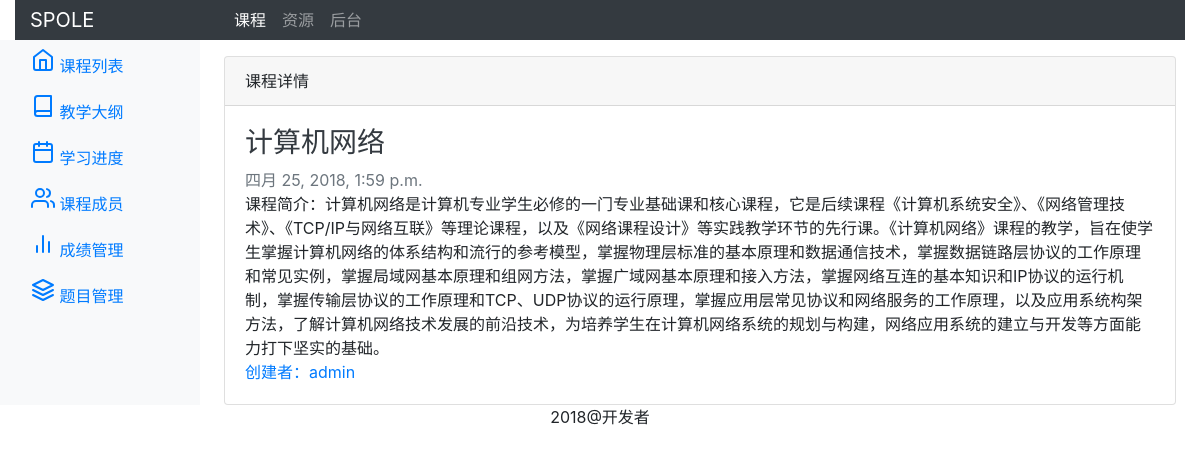
The app's page /cms/course/1/, older data.
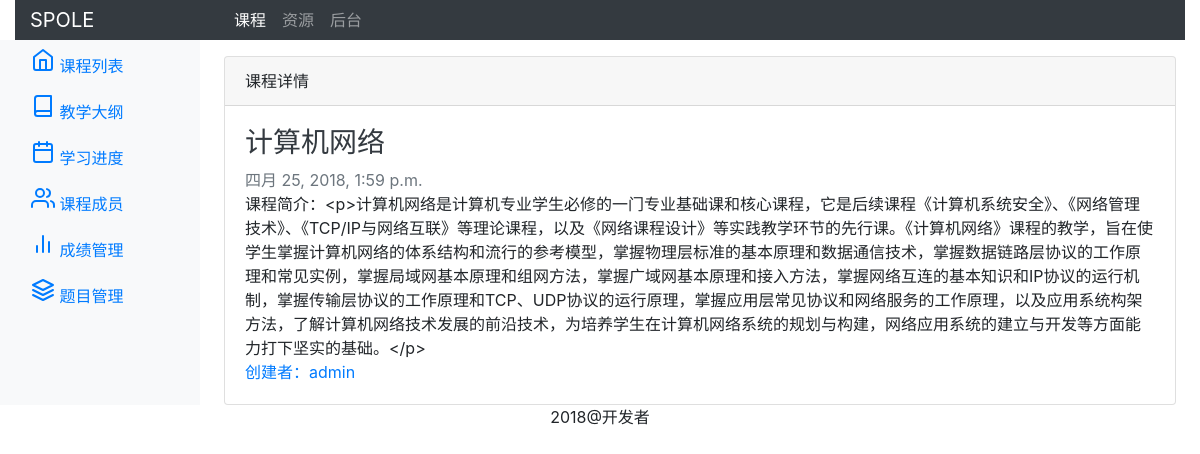
The same page, newer data.
### cms/models.py (models this page shows, shortened)
class Course(models.Model):
    name = models.CharField(max_length=300,verbose_name='课程名称')
    code = models.CharField(max_length=300,verbose_name='课程代码')
    introduction = RichTextUploadingField(verbose_name='课程简介')#引入ckeditor编辑器
    picture = models.ImageField(verbose_name='课程封面')
    term = models.CharField(max_length=300,verbose_name='学期代码')
    author = models.ForeignKey(User,on_delete=models.CASCADE,\
      related_name="courses",default=None,verbose_name='创建者')#外键型字段
    created = models.DateTimeField(auto_now_add=True)
    class Meta:
        verbose_name_plural = '课程'

### cms/views.py (the view)
# urls.py: path('course/<int:course_id>/',views.course_show,name="course_show"),#显示课程内容
def course_show(request,course_id):
    course = Course.objects.get(id=course_id)
    return render(request, "course_content.html",{"course":course,"course_id":course_id})

### cms/templates/course_content.html (shortened to what this page needs)
{% extends "base_cms.html" %}
{% block content %}
<div class="card">
    <div class="card-header">课程详情</div>
    <div class="card-body">
      <h3>
        <a class="text-dark">{{course.name}}</a>
      </h3>
      <div class="text-muted">{{course.created}}</div>
      <p class="card-text mb-auto">课程简介：{{course.introduction}}</p>
      <a href="#">创建者：{{course.author}}</a>
    </div>
</div>
{% endblock %}

Row changes from the older to the newer data that the page shows:
changed Course "计算机网络": introduction "计算机网络是计算机专业学生必修的一门专业基础课和核心课程，它是后续课程《计算机系统安全》、《网络管理技术》、《TCP/IP与网络互联》等理论课程，以及《网络课程设计》等实践教学环节的先行课。《计算机网络》课程的教学，旨在使学生掌握计算机网络的体系结构和流行的参考模型，掌握物理层标准的基本原理和数据通信技术，掌握数据链路层协议的工作原理和常见实例，掌握局域网基本原理和组网方法，掌握广域网基本原理和接入方法，掌握网络互连的基本知识和IP协议的运行机制，掌握传输层协议的工作原理和TCP、UDP协议的运行原理，掌握应用层常见协议和网络服务的工作原理，以及应用系统构架方法，了解计算机网络技术发展的前沿技术，为培养学生在计算机网络系统的规划与构建，网络应用系统的建立与开发等方面能力打下坚实的基础。" → "<p>计算机网络是计算机专业学生必修的一门专业基础课和核心课程，它是后续课程《计算机系统安全》、《网络管理技术》、《TCP/IP与网络互联》等理论课程，以及《网络课程设计》等实践教学环节的先行课。《计算机网络》课程的教学，旨在使学生掌握计算机网络的体系结构和流行的参考模型，掌握物理层标准的基本原理和数据通信技术，掌握数据链路层协议的工作原理和常见实例，掌握局域网基本原理和组网方法，掌握广域网基本原理和接入方法，掌握网络互连的基本知识和IP协议的运行机制，掌握传输层协议的工作原理和TCP、UDP协议的运行原理，掌握应用层常见协议和网络服务的工作原理，以及应用系统构架方法，了解计算机网络技术发展的前沿技术，为培养学生在计算机网络系统的规划与构建，网络应用系统的建立与开发等方面能力打下坚实的基础。</p>"
